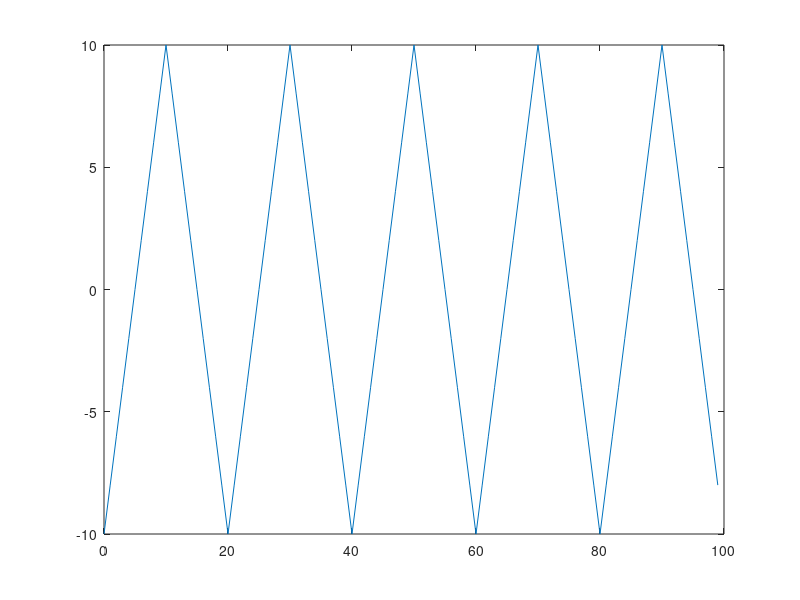

This chart was generated by the following MATLAB code:
x1 = -10:2:10;
x2 = 8: -2: -8;

x = [x1 x2];
x3=x;
for i = 1:4
    x3 = [x3 x];
   
end  
t = 0:1:99;
plot (t,x3)